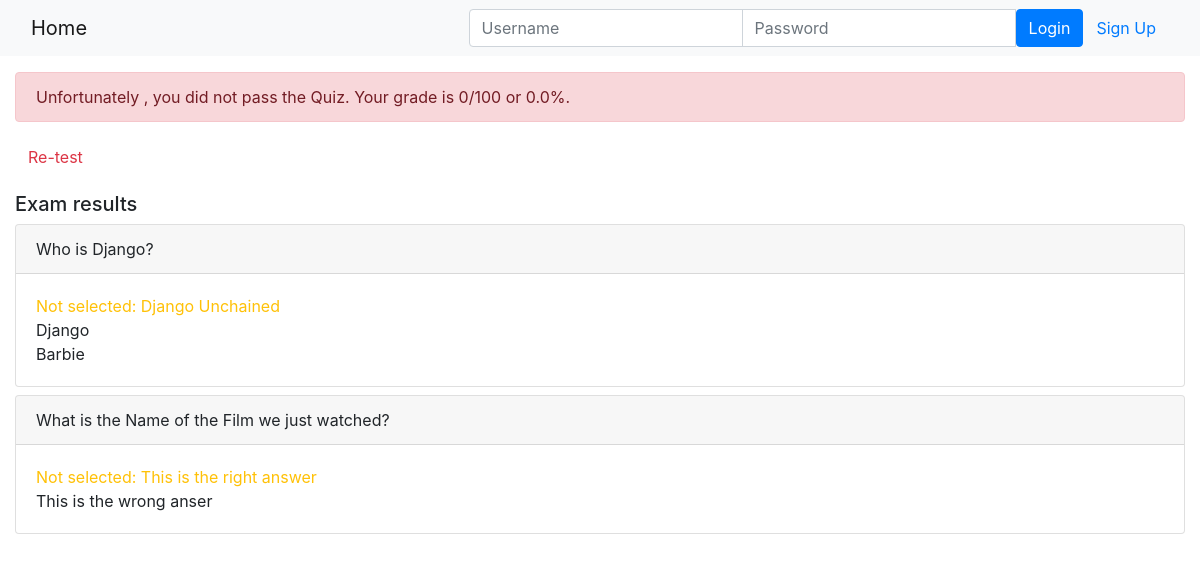
Page /onlinecourse/course/1/submission/1/result/ on the committed database.
### onlinecourse/models.py (models this page shows, shortened)
class Question(models.Model):
    lesson = models.ForeignKey(Lesson, on_delete=models.CASCADE, null=True, blank=True)
    course = models.ForeignKey(Course, on_delete=models.CASCADE, default=1)
    title = models.CharField(max_length=100, default='Default Title, Please add a New One')
    question_text = models.TextField(max_length=1000, default='Default Question Text, Please add a New One')
    question_grade = models.PositiveBigIntegerField()

class Choice(models.Model):
    choice_text = models.CharField(max_length=200, default="choice_text")
    is_correct = models.BooleanField(default=False)
    question = models.ForeignKey(Question, on_delete=models.CASCADE)

### onlinecourse/views.py (the view)
# urls.py: path('course/<int:course_id>/submission/<int:submission_id>/result/', views.show_exam_result , name='show_exam_result')
def show_exam_result(request, course_id, submission_id):
    course = get_object_or_404(Course, id=course_id)
    submission = get_object_or_404(Submission, id=submission_id)
    exam_results, total_score, max_possible_score = get_exam_results(course, submission.choices.values_list('id', flat=True))
    percentage_grade = (total_score / max_possible_score) * 100 if max_possible_score else 0
    context = {
        'grade': total_score,
        'percentage_grade': percentage_grade,
        'score_out_of_hundred': f"{round(percentage_grade)}/100",
        'passed_exam': percentage_grade > 80,
        'course': course,
        'exam_results': exam_results,
        'submission_id': submission.id,
        'course_id': course.id
    }
    return render(request, 'onlinecourse/exam_result_bootstrap.html', context)

### onlinecourse/templates/onlinecourse/exam_result_bootstrap.html (shortened to what this page needs)
<!DOCTYPE html>
<html lang="en">
<head>
    {% load static %}
    <link rel="stylesheet" href="https://maxcdn.bootstrapcdn.com/bootstrap/4.5.2/css/bootstrap.min.css">
</head>
<body>
    <nav class="navbar navbar-expand-lg navbar-light bg-light">
        <div class="container-fluid">
            <a class="navbar-brand" href="{% url 'onlinecourse:index' %}">Home</a>
            <div class="collapse navbar-collapse" id="navbarNav">
                <ul class="navbar-nav ml-auto">
                    {% if user.is_authenticated %}
                    <li class="nav-item">
                        <a class="nav-link" href="#">{{ user.first_name }}({{ user.username }})</a>
                    </li>
                    <li class="nav-item">
                        <a class="nav-link" href="{% url 'onlinecourse:logout' %}">Logout</a>
                    </li>
                    {% else %}
                    <li class="nav-item">
                        <form class="form-inline" action="{% url 'onlinecourse:login' %}" method="post">
                            <div class="input-group">
                                <input type="text" class="form-control" placeholder="Username" name="username">
                                <input type="password" class="form-control" placeholder="Password" name="psw">
                                <button class="btn btn-primary" type="submit">Login</button>
                            </div>
                        </form>
                    </li>
                    <li class="nav-item">
                        <a class="btn btn-link" href="{% url 'onlinecourse:registration' %}">Sign Up</a>
                    </li>
                    {% endif %}
                </ul>
            </div>
        </div>
    </nav>
    <div class="container-fluid mt-3">
        {% if percentage_grade > 80 %}
        <div class="alert alert-success">
            Congratulations {{ user.first_name }}! You passed the exam with a grade of {{ score_out_of_hundred }} or {{ percentage_grade }}%
        </div>
        <a class="btn btn-link text-success" href="{% url 'onlinecourse:course_details' course_id %}">Back to Course</a>
        {% else %}
        <div class="alert alert-danger">
            Unfortunately {{ user.first_name }}, you did not pass the Quiz. Your grade is {{ score_out_of_hundred }} or {{ percentage_grade }}%.
        </div>
        <a class="btn btn-link text-danger" href="{% url 'onlinecourse:course_details' course_id %}">Re-test</a>
        {% endif %}
        <div class="mt-3">
            <h5>Exam results</h5>
            {% for question_text, correctly_selected, incorrectly_selected, not_selected_but_correct, not_needed_answers_texts, question_choices in exam_results %}
            <div class="card mb-2">
                <div class="card-header">
                    {{ question_text }}
                </div>
                <div class="card-body">
                    {% for choice in question_choices %}
                    <div>
                        {% if choice.choice_text in correctly_selected %}
                        <span class="text-success">Correct answer: {{ choice.choice_text }}</span>
                        {% elif choice.choice_text in incorrectly_selected %}
                        <span class="text-danger">Wrong answer: {{ choice.choice_text }}</span>
                        {% elif choice.choice_text in not_selected_but_correct %}
                        <span class="text-warning">Not selected: {{ choice.choice_text }}</span>
                        {% elif choice.choice_text in not_needed_answers_texts %}
                        {{ choice.choice_text }}
                        {% endif %}
                    </div>
                    {% endfor %}
                </div>
            </div>
            {% endfor %}
        </div>
    </div>
</body>
</html>

### rows in the picture
Question: exam_results "Who is Django?"
Choice: choice_text "Django Unchained"
Choice: choice_text "Django"
Choice: choice_text "Barbie"
Question: exam_results "What is the Name of the Film we just watched?"
Choice: choice_text "This is the right answer"
Choice: choice_text "This is the wrong anser"

### other values in the picture
{{ score_out_of_hundred }} "0/100"
{{ percentage_grade }} "0.0"
